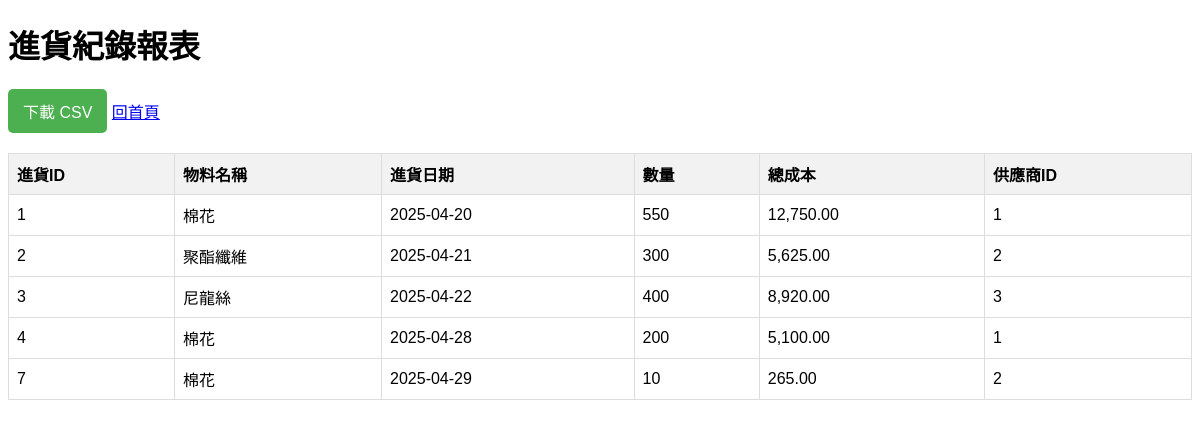
Screenshot of /reports/purchase_record_report.php with the database file from the repository.
### tables this page shows
CREATE TABLE `purchases` (
  `purchase_id` int(11) NOT NULL,
  `material_id` int(11) DEFAULT NULL,
  `purchase_date` date DEFAULT NULL,
  `quantity` int(11) DEFAULT NULL,
  `total_cost` decimal(10,2) DEFAULT NULL,
  `supplier_id` int(11) DEFAULT NULL
);

CREATE TABLE `raw_materials` (
  `material_id` int(11) NOT NULL,
  `name` varchar(100) NOT NULL,
  `type` varchar(50) DEFAULT NULL,
  `unit_price` decimal(10,2) DEFAULT NULL,
  `supplier_id` int(11) DEFAULT NULL,
  `stock_quantity` int(11) DEFAULT 0,
  `last_update` date DEFAULT NULL
);

### reports/purchase_record_report.php (the view, shortened to what this page needs)
<?php
include '../db_connect.php';
$query = "SELECT p.purchase_id, rm.name AS material_name, p.purchase_date, p.quantity, p.total_cost, p.supplier_id
          FROM purchases p
          JOIN raw_materials rm ON p.material_id = rm.material_id";
$result = $conn->query($query);
$purchases = [];
while ($row = $result->fetch_assoc()) {
    $purchases[] = $row;
}
?>
<!DOCTYPE html>
<html lang="en">
<head>
</head>
<body>
    <h1>進貨紀錄報表</h1>
    <a href="purchase_record_report.php?download=csv" class="download-link">下載 CSV</a>
    <a href="../admin.php" class="btn btn-outline-primary">回首頁</a>
    <table>
        <thead>
            <tr>
                <th>進貨ID</th>
                <th>物料名稱</th>
                <th>進貨日期</th>
                <th>數量</th>
                <th>總成本</th>
                <th>供應商ID</th>
            </tr>
        </thead>
        <tbody>
            <?php if (count($purchases) > 0): ?>
                <?php foreach ($purchases as $purchase): ?>
                    <tr>
                        <td><?= htmlspecialchars($purchase['purchase_id']) ?></td>
                        <td><?= htmlspecialchars($purchase['material_name']) ?></td>
                        <td><?= htmlspecialchars($purchase['purchase_date']) ?></td>
                        <td><?= htmlspecialchars($purchase['quantity']) ?></td>
                        <td><?= htmlspecialchars(number_format($purchase['total_cost'], 2)) ?></td>
                        <td><?= htmlspecialchars($purchase['supplier_id']) ?></td>
                    </tr>
                <?php endforeach; ?>
            <?php else: ?>
                <tr>
                    <td colspan="6">無資料</td>
                </tr>
            <?php endif; ?>
        </tbody>
    </table>
</body>
</html>

### reports/purchase_record_report.php (style rules this page uses)
body { font-family: Arial, sans-serif; }
table { width: 100%; border-collapse: collapse; margin-top: 20px; }
th, td { border: 1px solid #ddd; padding: 8px; text-align: left; }
th { background-color: #f2f2f2; }
.download-link { text-decoration: none; color: white; background-color: #4CAF50; padding: 10px 15px; border-radius: 5px; display: inline-block; }

### rows the page displays
purchases: purchase_id "1", material.name "棉花", purchase_date "2025-04-20", quantity "550", total_cost "12,750.00", supplier "1"
purchases: purchase_id "2", material.name "聚酯纖維", purchase_date "2025-04-21", quantity "300", total_cost "5,625.00", supplier "2"
purchases: purchase_id "3", material.name "尼龍絲", purchase_date "2025-04-22", quantity "400", total_cost "8,920.00", supplier "3"
purchases: purchase_id "4", material.name "棉花", purchase_date "2025-04-28", quantity "200", total_cost "5,100.00", supplier "1"
purchases: purchase_id "7", material.name "棉花", purchase_date "2025-04-29", quantity "10", total_cost "265.00", supplier "2"
